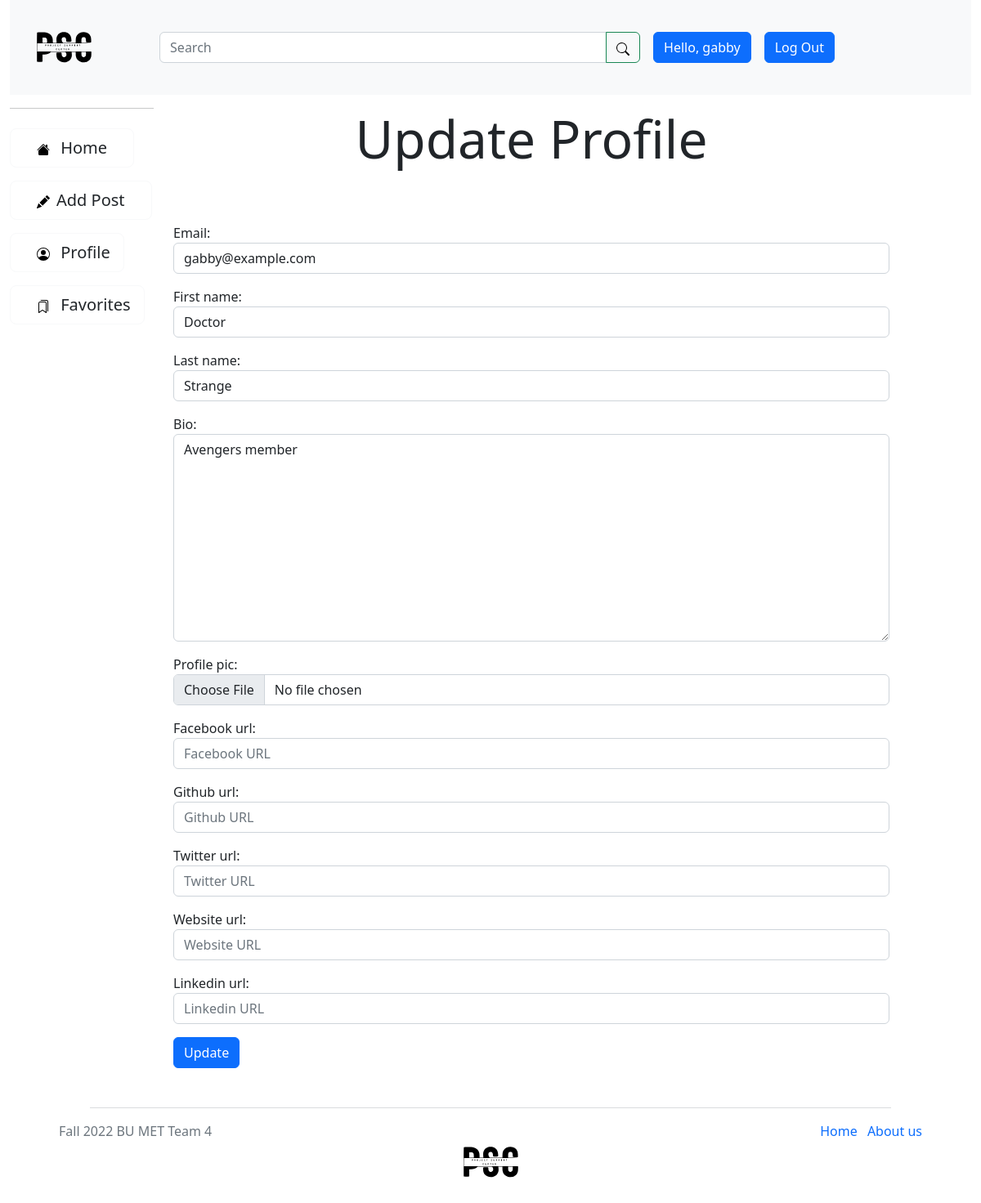
Screenshot of /profile/gabby/editProfile/ (signed in) with the database file from the repository.
### pscmodels/models.py (models this page shows, shortened)
class User(AbstractUser):
    CATEGORY = [
        ('Student', 'Student'),
        ('Faculty', 'Faculty'),
    ]
    role = models.CharField(max_length=7, choices=CATEGORY, default='Student')

class Profile(models.Model):
    user = models.OneToOneField(User, on_delete=models.CASCADE, blank=True, null=True)
    bio = models.CharField(max_length=150, blank=True, null=True)
    profile_pic = models.ImageField(default ='default_pic.jpg', upload_to='img/profile_pic/', blank=True, null=True)
    facebook_url = models.CharField(max_length=250,blank = True, null=True)
    github_url = models.CharField(max_length=250,blank = True, null=True)
    twitter_url = models.CharField(max_length=250,blank = True, null=True)
    website_url = models.CharField(max_length=250,blank = True, null=True)
    linkedin_url = models.CharField(max_length=250,blank = True, null=True)

### manageaccounts/views.py (the view, shortened to what this page needs)
# urls.py: path("profile/<str:username>/editProfile/", views.editProfile, name="editProfile"),
def editProfile(request, username):
    if (username == request.user.username):
        user_obj = request.user
        profile_obj = request.user.profile
        u_form = UserUpdateForm(instance=user_obj)
        p_form = ProfileUpdateForm(instance=profile_obj)
        context = {
            'u_form': u_form,
            'p_form' : p_form,
            'user': request.user,
            'username': user_obj
        }
        return render(request, "manageaccounts/editProfile.html", context)
    else:
        messages.warning(request,('Permission Denied'))
        return redirect("home")

### manageaccounts/forms.py
class UserUpdateForm(UserChangeForm):
    password = None
    email = forms.EmailField(widget=forms.EmailInput(attrs={'class':'form-control','placeholder' : 'Email'}))
    first_name = forms.CharField(widget=forms.TextInput(attrs={'class':'form-control','placeholder' : 'First Name'}))
    last_name = forms.CharField(widget=forms.TextInput(attrs={'class':'form-control', 'placeholder' : 'Last Name'}))
    class Meta:
        model = User
        fields = ['email','first_name','last_name']

class ProfileUpdateForm(forms.ModelForm):
    class Meta:
        model = Profile
        fields= ['bio','profile_pic','facebook_url', 'github_url', 'twitter_url', 'website_url', 'linkedin_url']
        widgets={
            'bio': forms.Textarea(attrs={'class':'form-control', 'placeholder' : 'Bio'}),
            'profile_pic': forms.FileInput(attrs={'class':'form-control'}),
            'facebook_url': forms.TextInput(attrs={'class':'form-control','placeholder' : 'Facebook URL'}),
            'github_url': forms.TextInput(attrs={'class':'form-control','placeholder' : 'Github URL'}),
            'twitter_url' : forms.TextInput(attrs={'class':'form-control','placeholder' : 'Twitter URL'}),
            'website_url' : forms.TextInput(attrs={'class':'form-control','placeholder' : 'Website URL'}),
            'linkedin_url' :  forms.TextInput(attrs={'class':'form-control','placeholder' : 'Linkedin URL'})
        }

### manageaccounts/templates/manageaccounts/editProfile.html (shortened to what this page needs)
{% extends 'base.html' %}
{% block content %}
<figure class="text-center">
    <h1 class="display-3 mt-3">Update Profile</h1>
</figure>
<br/><br/>
<div class="form-group">
    <form method="POST" enctype="multipart/form-data">
            {{u_form.as_p}}
            {{p_form.as_p}}
        <button type="submit" class="btn btn-primary">Update</button>
    </form>
</div>
{% endblock %}

### templates/base.html (shortened to what this page needs)
{% load static %}
<!DOCTYPE html>
<html lang="en">
    <head>
        <link href="https://cdn.jsdelivr.net/npm/bootstrap@5.2.1/dist/css/bootstrap.min.css" rel="stylesheet">
    </head>
  <body style="min-width: 550px">
    <div class="container-fluid">
        <div class="row">
            <div class="col">
                <div class = 'container-fluid'>
                    <div class="row">
                        <nav class="navbar navbar-expand-lg bg-light">
                            <div class="col d-flex justify-content-start ps-3">
                                <a href="/"><img height="100" src="{% static 'svgs/Project-Suppo.svg' %}" alt="logo"/></a>
                            </div>
                            <form class="form-inline col-6 align-items-center" action="{% url 'search' %}" method="get">
                                <div class="input-group rounded ">
                                    <input class="form-control mr-sm-2" type="search" placeholder="Search" aria-label="Search" name="search">
                                    <button class="btn btn-outline-success my-2 my-sm-0" type="submit"><img src="{% static 'svgs/search.svg' %}" alt="search" ></button>
                                </div>
                            </form>
                            {% if user.is_authenticated %}
                            <div class="collapse navbar-collapse" id="navbarSupportedContent" data-toggle="collapse" data-target=".navbar-collapse">
                                <ul class="navbar-nav me-auto mb-2 mb-lg-0">
                                    <li class="nav-item">
                                    <a class="nav-link" href="#">
                                        <a class="btn btn-primary mb-3 ms-3" >Hello, {{ user.username}}</a>
                                    </a>
                                    </li>
                                    <li class="nav-item" >
                                        <a class="nav-link" href="#">
                                            <a id='logout' class="btn btn-primary mb-3 ms-3" href="{% url 'logout'%}" role="button">Log Out</a>
                                        </a>
                                    </li>
                                </ul>
                            </div>
                            {% endif %}
                        </nav>
                    </div>
                </div>
            </div>
        </div>
        <div class="row">
            <div class="col-2">
                <hr>
                <div class="d-flex flex-column">
                    <div class="py-2">
                        <button class="btn btn-outline-light btn-lg">
                            <div class="d-none d-lg-block">
                                <a class="text-decoration-none text-dark px-3 hidden-sm" href="{% url 'home'%}">
                                    <img class="pe-2" src="{% static 'icons/house-fill.svg' %}" alt="">
                                    Home
                                </a>
                            </div>
                        </button>
                    </div>
                    <div class="py-2">
                        <button id="addPost" class="btn btn-outline-light btn-lg">
                            <div class="d-none d-lg-block">
                                <a class="text-decoration-none text-dark px-3" href="{% url 'addProject' %}">
                                    <img class="pe-2" src="{% static 'icons/pencil-fill.svg' %}" alt="">Add Post</a>
                            </div>
                        </button>
                    </div>
                        {% if user.is_authenticated %}
                        <div class="py-2">
                            <button class="btn btn-outline-light btn-lg">
                                <div class="d-none d-lg-block">
                                    <a class="text-decoration-none text-dark ps-3" href="{% url 'profile' user.username %}">
                                        <img class="pe-2" src="{% static 'icons/person-circle.svg' %}" alt=""> Profile </a>
                                </div>
                            </button>
                        </div>
                        <div class="py-2">
                            <button class="btn btn-outline-light btn-lg">
                                <div class="d-none d-lg-block">
                                    <a id='favorites' class="text-decoration-none text-dark ps-3" href="{% url 'bookmark' user.username %}">
                                        <img class="pe-2" src="{% static 'icons/bookmarks.svg' %}" alt=""> Favorites </a>
                                </div>
                            </button>
                        </div>
                        {% endif %}
                </div>
            </div>
            <div class="col-9">
                {% block content %}
                {% endblock %}
            </div>
        </div>
        <footer class="mt-5">
            <div class="container-fluid text-secondary">
              <div class="row justify-content-center">
                <hr class="col-10">
              </div>
              <div class="row px-5">
                <div class="col-4 d-flex justify-content-start"><p>Fall 2022 BU MET Team 4</p></div>
                <div class="col-4 d-flex justify-content-center"><img height="100" src="{% static 'svgs/Project-Suppo.svg' %}" alt="logo"/></div>
                <div class="col-4 d-flex justify-content-end">
                  <div style="list-style: none">
                    <span><a style="text-decoration: none; padding-left:8px" href="#">Home</a></span>
                    <span><a style="text-decoration: none; padding-left:8px" href="{% url 'aboutUs' %}">About us</a></span>
                  </div>
                </div>
              </div>
            </div>
        </footer>
    </div>
</body>
</html>

### rows the page displays
User: username "gabby", email "gabby@example.com", first_name "Doctor", last_name "Strange"
Profile: bio "Avengers member"
